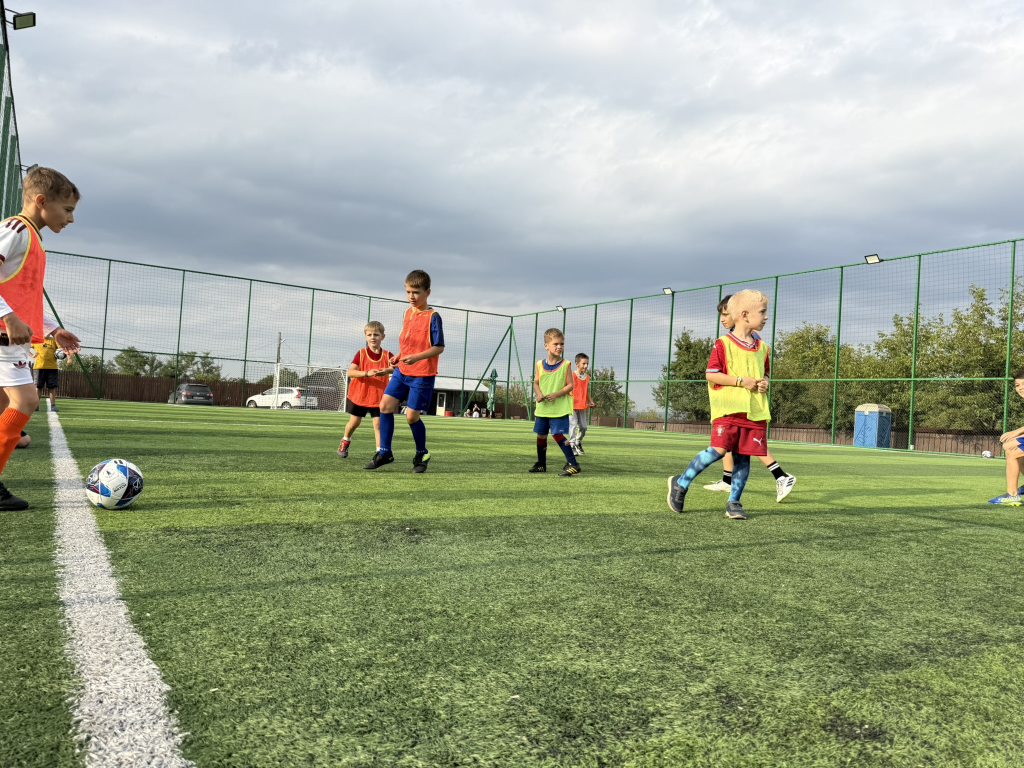
#> input picture src/assets/new-images-training/during-match/IMG_8167.JPEG, 2048 x 1536 px (shown at 1/2 size)
$ python grade-photos.py
#> lines starting #> are read from the running program, lines starting #| are printed output that depends on the picture
#> in main, im is the input picture: PIL image 2048x1536 RGB; mean R, G, B 157, 165.1, 142.5
#!/usr/bin/env python3
"""Turns the raw training photos into the site's image set.

The source files are phone photographs taken on an overcast afternoon: flat,
slightly milky in the shadows, with a cool cast from the clouds. Left as they
are they look like snapshots next to the site's editorial layout. The grade
below is deliberately restrained — these are photographs of real children at a
real session, and the job is to make them look well shot, not retouched.

Each step and why it is here:

  exif      phone panoramas are stored rotated; without this they land sideways
  crop      only where the frame needs tightening, given per photo below
  denoise   blurs chroma only, so JPEG colour mottling goes without softening edges
  levels    sets a true black point from percentiles; overcast frames never have one
  curve     a gentle S, plus a warm lift in the highlights and a neutral shadow,
            which cancels the blue cast without turning the grass yellow
  vibrance  saturates the flat midtones and leaves the already-vivid bibs alone
  unsharp   small radius with a threshold, so grass texture is not amplified
  vignette  barely there; enough to hold the eye in frame

    python3 scripts/grade-photos.py
"""
import pathlib
import sys

import numpy as np
from PIL import Image, ImageFilter, ImageOps

ROOT = pathlib.Path(__file__).resolve().parent.parent
SRC = ROOT / 'src' / 'assets' / 'new-images-training'
OUT = ROOT / 'src' / 'assets' / 'images'

# (source, output, target aspect ratio or None, focus 0..1 along the cropped axis)
PHOTOS = [
    # "01 Academia" — a wide carousel of match-day frames, in display order.
    # The hero is not produced here: it is `hero-football.jpg`, kept as supplied.
    ('during-match/IMG_8167.JPEG', 'matchday-01.jpg', 16 / 9, 0.46),
    ('during-match/IMG_8115.JPEG', 'matchday-02.jpg', 16 / 9, 0.5),
    ('during-match/IMG_8153.JPEG', 'matchday-03.jpg', 16 / 9, 0.5),
    ('during-match/IMG_8200.JPEG', 'matchday-04.jpg', 16 / 9, 0.38),
    ('during-match/IMG_8201.JPEG', 'matchday-05.jpg', 16 / 9, 0.52),
    # The three values in the philosophy section.
    ('relationship-teamwork/IMG_8137.JPEG', 'value-respect.jpg', 4 / 5, 0.44),
    ('training/IMG_8170.JPEG', 'value-discipline.jpg', 4 / 5, 0.46),
    ('relationship-teamwork/IMG_8182.JPEG', 'value-passion.jpg', 4 / 5, 0.5),
    # Gallery mosaic, in display order.
    ('relationship-teamwork/IMG_8192.JPEG', 'gallery-01.jpg', 3 / 4, 0.42),
    ('training/IMG_8058.JPEG', 'gallery-02.jpg', 16 / 9, 0.55),
    ('relationship-teamwork/IMG_8132.JPEG', 'gallery-03.jpg', 4 / 3, 0.5),
    # Squared up and held left: the ball in the foreground is the whole point
    # of this frame, and a centred crop in its grid cell loses it.
    ('training/IMG_8190.JPEG', 'gallery-04.jpg', 1 / 1, 0.3),
    ('relationship-teamwork/IMG_8140.JPEG', 'gallery-05.jpg', 16 / 9, 0.46),
    ('training/IMG_8164.JPEG', 'gallery-06.jpg', 4 / 3, 0.5),
]

# Frames kept in `new-images-training` but not published: during-match IMG_8176
# and IMG_8184, relationship-teamwork IMG_8134, training IMG_8064 and IMG_8065.
# They duplicate the framing of ones already in use — add them here if a section
# needs more.
_RESERVE = [
]

MAX_LONG_EDGE = 2200


def lut(points):
    xs, ys = zip(*points)
    return np.interp(np.arange(256), xs, ys).clip(0, 255)


# Shadows stay neutral (the cast to remove is blue, so blue is pulled down least
# in the dark end and most in the light end), highlights drift warm.
LUT_R = lut([(0, 0), (34, 30), (128, 137), (216, 226), (255, 255)])
LUT_G = lut([(0, 0), (34, 29), (128, 132), (216, 221), (255, 254)])
LUT_B = lut([(0, 2), (34, 30), (128, 126), (216, 210), (255, 250)])


def crop_to(im, ratio, focus):
    """Crops to `ratio`; `focus` slides the window along whichever axis is cut."""
#> called with ratio = 1.78, focus = 0.46
    if ratio is None:
        return im
    w, h = im.size
    if w / h > ratio:
        new_w = round(h * ratio)
        left = int(round((w - new_w) * focus))
        return im.crop((left, 0, left + new_w, h))
    new_h = round(w / ratio)
    top = int(round((h - new_h) * focus))
    return im.crop((0, top, w, top + new_h))
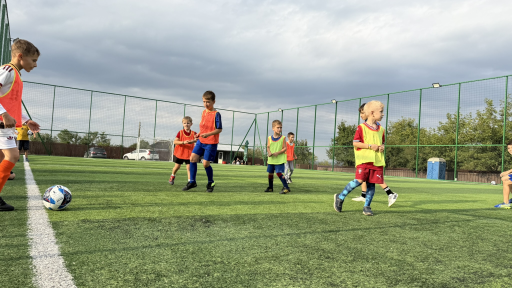
#> returned value: PIL image 2048x1152 RGB (shown at 1/4 size); mean R, G, B 153.4, 161, 138


def vignette(h, w, strength=0.16, radius=0.8):
    yy, xx = np.mgrid[0:h, 0:w]
    cy, cx = (h - 1) / 2, (w - 1) / 2
    d = np.sqrt(((yy - cy) / cy) ** 2 + ((xx - cx) / cx) ** 2) / np.sqrt(2)
    return (1 - strength * np.clip((d - radius) / (1 - radius), 0, 1) ** 1.7)[..., None]


def grade(im):
    y, cb, cr = im.convert('YCbCr').split()
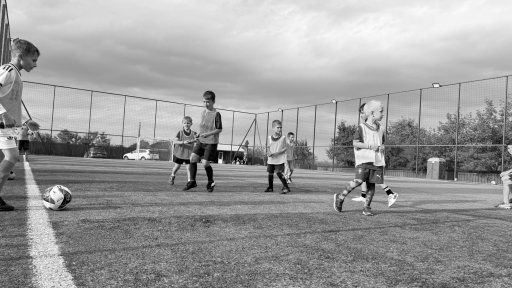
#> y: PIL image 2048x1152 L (shown at 1/4 size); min 0, max 255, mean 155.6
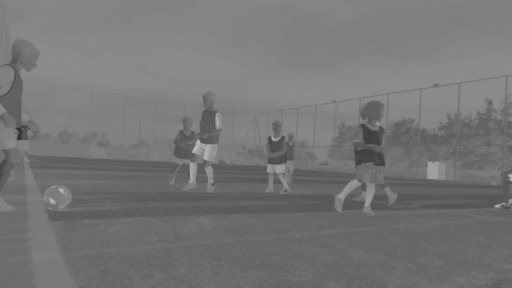
#> cb: PIL image 2048x1152 L (shown at 1/4 size); min 46, max 191, mean 117.4
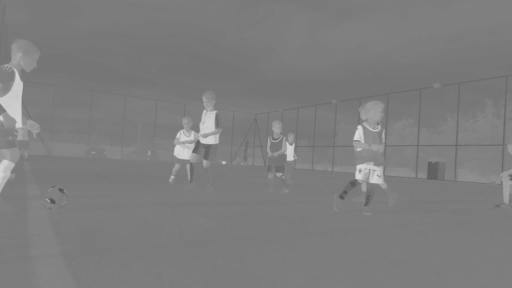
#> cr: PIL image 2048x1152 L (shown at 1/4 size); min 78, max 219, mean 125.7
    cb = cb.filter(ImageFilter.GaussianBlur(1.0))
    cr = cr.filter(ImageFilter.GaussianBlur(1.0))
    im = Image.merge('YCbCr', (y, cb, cr)).convert('RGB')
#> im: PIL image 2048x1152 RGB
    im = im.filter(ImageFilter.UnsharpMask(radius=1.4, percent=88, threshold=4))

    a = np.asarray(im).astype(np.float32)

    # Per-channel levels from percentiles: an overcast frame has no true black
    # and no clean white, and stretching each channel also removes the cast.
    for c in range(3):
        lo, hi = np.percentile(a[..., c], (0.4, 99.6))
        a[..., c] = (a[..., c] - lo) * (255.0 / max(hi - lo, 1e-3))
#> this loop made 3 passes
#> hi on passes 1 to 3: 255, 255, 249
    a = a.clip(0, 255)

    idx = a.astype(np.uint8)
    a = np.stack([LUT_R[idx[..., 0]], LUT_G[idx[..., 1]], LUT_B[idx[..., 2]]], axis=-1)

    # Vibrance, not saturation: the boost fades out as a pixel gets more
    # colourful, so the orange bibs do not turn into blocks.
    luma = a @ np.array([0.2126, 0.7152, 0.0722], dtype=np.float32)
    chroma = np.abs(a - luma[..., None]).max(axis=-1)
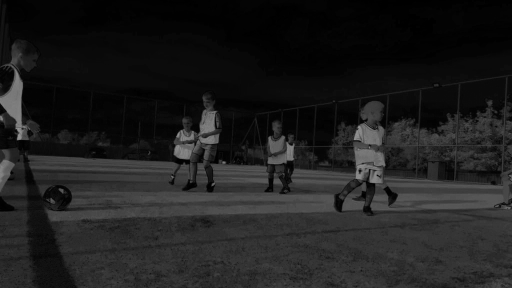
#> chroma: shape (1152, 2048) float64 (shown at 1/4 size); min 0.0431, max 156.8, mean 30.6
    boost = 1.0 + 0.28 * (1.0 - np.clip(chroma / 70.0, 0, 1))[..., None]
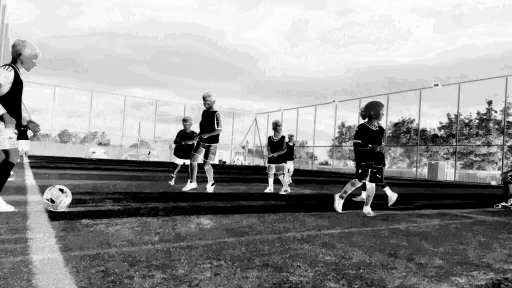
#> boost: shape (1152, 2048, 1) float64 (shown at 1/4 size); min 1, max 1.28, mean 1.16; drawn with min black and max white
    a = luma[..., None] + (a - luma[..., None]) * boost

    a *= vignette(*a.shape[:2])
    return Image.fromarray(a.clip(0, 255).astype(np.uint8))


def main() -> int:
    if not SRC.exists():
        print(f'lipsește {SRC}', file=sys.stderr)
        return 1

    for name, out_name, ratio, focus in PHOTOS:
        source = SRC / name
        if not source.exists():
            print(f'lipsește {source}', file=sys.stderr)
            return 1

        im = ImageOps.exif_transpose(Image.open(source)).convert('RGB')
        im = crop_to(im, ratio, focus)

        if max(im.size) > MAX_LONG_EDGE:
            scale = MAX_LONG_EDGE / max(im.size)
            im = im.resize((round(im.width * scale), round(im.height * scale)), Image.LANCZOS)

        out = OUT / out_name
        grade(im).save(out, quality=90, subsampling=0, optimize=True, progressive=True)
        print(f'  {name:42} -> {out_name:22} {im.size[0]}x{im.size[1]}  {out.stat().st_size // 1024} KB')
#|   during-match/IMG_8167.JPEG                 -> matchday-01.jpg        2048x1152  928 KB
#> pass 2 of the loop in main, `for name, out_name, ratio, focus in PHOTOS:`:
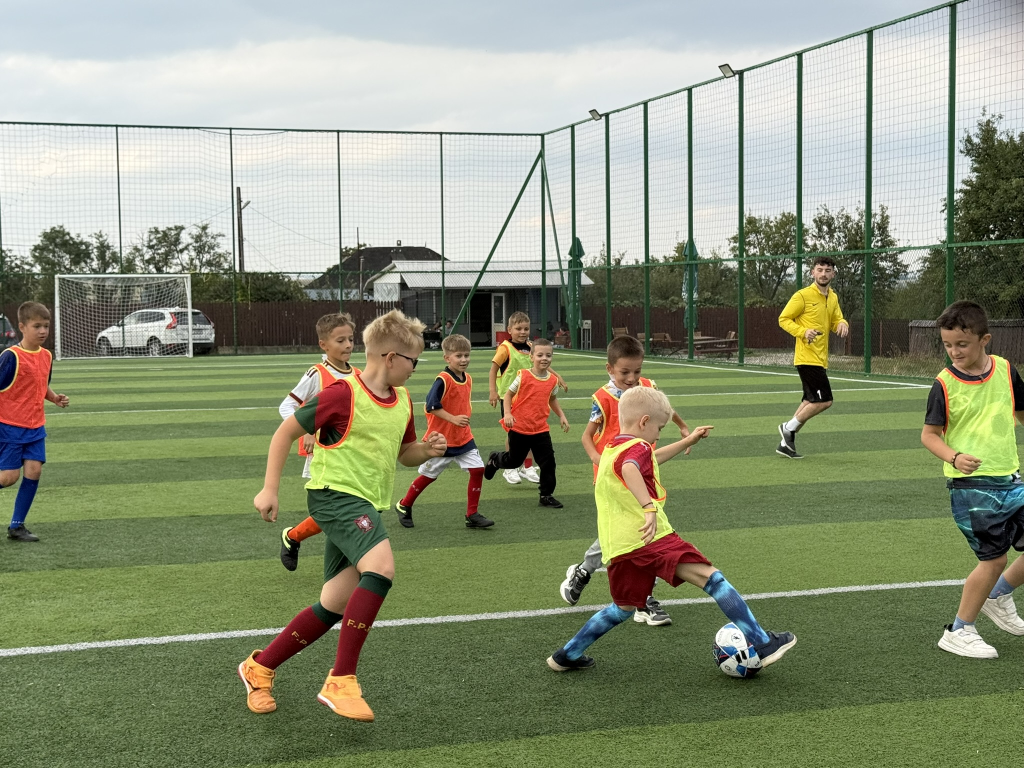
#> input picture src/assets/new-images-training/during-match/IMG_8115.JPEG, 2048 x 1536 px (shown at 1/2 size)
#> in main, im is the input picture: PIL image 2048x1536 RGB; mean R, G, B 140.9, 146.9, 120.5
#> in grade (call 2), `y, cb, cr = im.convert('YCbCr').split()`:
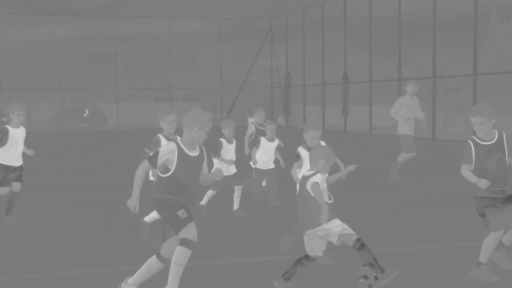
#> cr: PIL image 2048x1152 L (shown at 1/4 size); min 80, max 215, mean 127.7
#> in grade (call 2), `boost = 1.0 + 0.28 * (1.0 - np.clip(chroma / 70.0, 0, 1))[..., None]`:
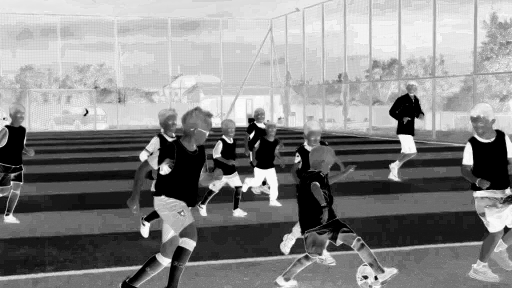
#> boost: shape (1152, 2048, 1) float64 (shown at 1/4 size); min 1, max 1.28, mean 1.15; drawn with min black and max white
#|   during-match/IMG_8115.JPEG                 -> matchday-02.jpg        2048x1152  883 KB
#> pass 3 of the loop in main, `for name, out_name, ratio, focus in PHOTOS:`:
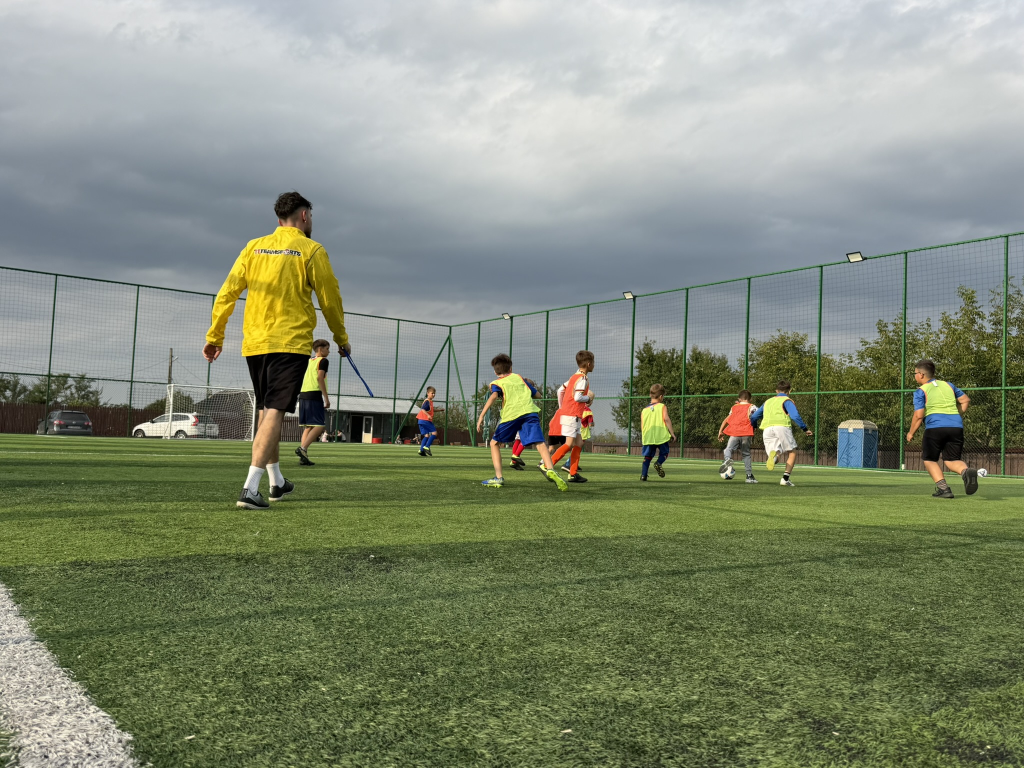
#> input picture src/assets/new-images-training/during-match/IMG_8153.JPEG, 2048 x 1536 px (shown at 1/2 size)
#> in main, im is the input picture: PIL image 2048x1536 RGB; mean R, G, B 130.4, 138.5, 117.4
#> in grade (call 3), `y, cb, cr = im.convert('YCbCr').split()`:
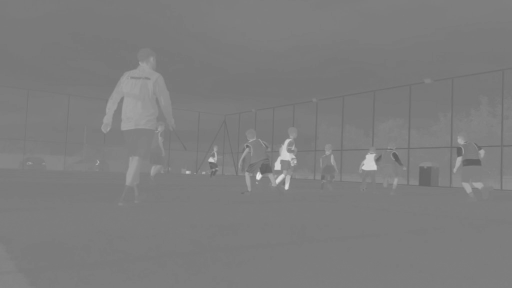
#> cr: PIL image 2048x1152 L (shown at 1/4 size); min 90, max 235, mean 125.3
#> the loop in grade (call 3), `for c in range(3):` made 3 passes
#> hi on passes 1 to 3: 255, 253, 224
#> after the loop in grade (call 3), `for c in range(3):`:
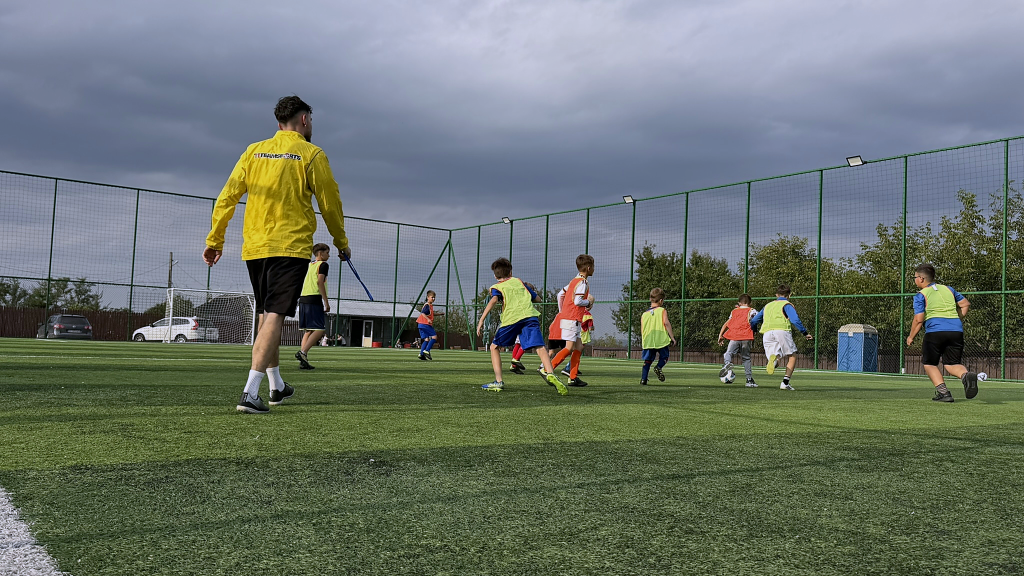
#> a: shape (1152, 2048, 3) float32 (shown at 1/2 size); mean R, G, B 121.6, 132, 122.5; drawn with min black and max white
#|   during-match/IMG_8153.JPEG                 -> matchday-03.jpg        2048x1152  997 KB
#> the loop made 4 passes; the first 3 are shown

    return 0


if __name__ == '__main__':
#> (the run stopped early here; a loop or call above may not have finished)
